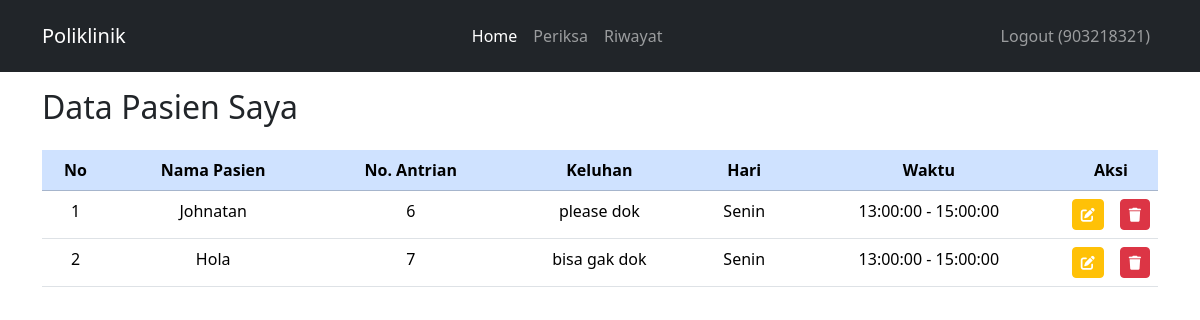
The page /berandaDokter.php?page=periksa (signed in) on the database its author committed.
### tables this page shows
CREATE TABLE `daftar_poli` (
  `id` int UNSIGNED NOT NULL,
  `id_pasien` int UNSIGNED NOT NULL,
  `id_jadwal` int UNSIGNED NOT NULL,
  `keluhan` text NOT NULL,
  `no_antrian` int UNSIGNED NOT NULL
);

CREATE TABLE `pasien` (
  `id` int UNSIGNED NOT NULL,
  `nama` varchar(255) NOT NULL,
  `alamat` varchar(255) NOT NULL,
  `no_ktp` varchar(255) NOT NULL,
  `no_hp` varchar(50) NOT NULL,
  `no_rm` varchar(25) NOT NULL
);

CREATE TABLE `jadwal_periksa` (
  `id` int UNSIGNED NOT NULL,
  `id_dokter` int UNSIGNED NOT NULL,
  `hari` enum('Senin','Selasa','Rabu','Kamis','Jumat','Sabtu') NOT NULL,
  `jam_mulai` time NOT NULL,
  `jam_selesai` time NOT NULL
);

### periksa.php (the view, shortened to what this page needs)
<main id="periksapasien-page">
    <div class="container" style="margin-top: 5.5rem;">
        <div class="row">
            <h2 class="ps-0">Data Pasien Saya</h2>
            <div class="table-responsive mt-3 px-0">
                <table class="table text-center">
                    <thead class="table-primary">
                        <tr>
                            <th valign="middle">No</th>
                            <th valign="middle">Nama Pasien</th>
                            <th valign="middle">No. Antrian</th>
                            <th valign="middle">Keluhan</th>
                            <th valign="middle">Hari</th>
                            <th valign="middle">Waktu</th>
                            <th valign="middle" style="width: 0.5%;" colspan="2">Aksi</th>
                        </tr>
                    </thead>
                    <tbody>
                      <?php
                        $id_dokter = $_SESSION['id'];
                        $result = mysqli_query($mysqli, "
                        SELECT daftar_poli.*, pasien.nama AS nama, jadwal_periksa.hari, jadwal_periksa.jam_mulai, jadwal_periksa.jam_selesai
                        FROM daftar_poli
                        JOIN (
                            SELECT id_pasien, MAX(id) as max_id
                            FROM daftar_poli
                            GROUP BY id_pasien
                        ) as latest_poli ON daftar_poli.id_pasien = latest_poli.id_pasien AND daftar_poli.id = latest_poli.max_id
                        JOIN jadwal_periksa ON daftar_poli.id_jadwal = jadwal_periksa.id
                        JOIN pasien ON daftar_poli.id_pasien = pasien.id
                        WHERE jadwal_periksa.id_dokter = '$id_dokter'
                        ");
                        $no = 1;
                        while ($data = mysqli_fetch_array($result)) :
                        ?>
                        <tr>
                            <td><?php echo $no++ ?></td>
                            <td><?php echo $data['nama'] ?></td>
                            <td><?php echo $data['no_antrian'] ?></td>
                            <td><?php echo $data['keluhan'] ?></td>
                            <td><?php echo $data['hari'] ?></td>
                            <td><?php echo $data['jam_mulai'] . " - " . $data['jam_selesai'] ?></td>
                            <td>
                                <a class="btn btn-sm btn-warning text-white" href="index.php?page=dokter&id=<?php echo $data['id'] ?>">
                                    <i class="fa-solid fa-pen-to-square"></i>
                                </a>
                            </td>
                            <td>
                                <a href="index.php?page=dokter&id=<?php echo $data['id'] ?>&aksi=hapus" class="btn btn-sm btn-danger text-white">
                                    <i class="fa-solid fa-trash"></i>
                                </a>
                            </td>
                        </tr>
                      <?php endwhile; ?>
                    </tbody>
                </table>
            </div>
        </div>
    </div>
</main>

### rows shown on the page
daftar_poli: id_pasien.nama "Johnatan", no_antrian "6", keluhan "please dok", id_jadwal.hari "Senin", id_jadwal.jam_mulai "13:00:00", id_jadwal.jam_selesai "15:00:00"
daftar_poli: id_pasien.nama "Hola", no_antrian "7", keluhan "bisa gak dok", id_jadwal.hari "Senin", id_jadwal.jam_mulai "13:00:00", id_jadwal.jam_selesai "15:00:00"

### other values the page prints
$_SESSION['nip'] "903218321"
